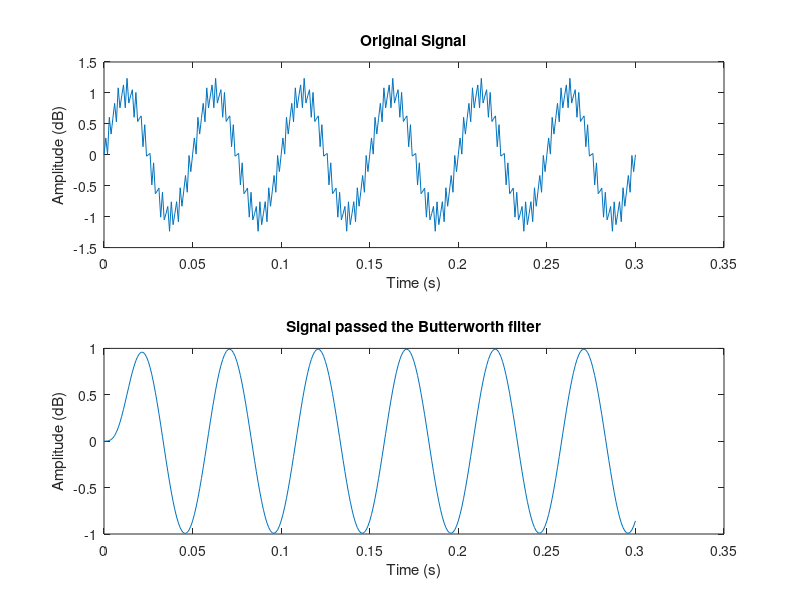

MATLAB code to generate this figure:
% Sample t at f_s=1000Hz for 0.3sec
f_s = 1000;
t = 0:1/f_s:0.3; % values from 0 to 10 in steps of 0.001
% Generation of sample sin wave
phase_sin = 0;
amplitude_sin = 1;
f_sin = 20; % 20Hz base signal
omega_sin = 2*pi*f_sin;
signal_sin = amplitude_sin * sin(omega_sin*t + phase_sin);

% Generation of noise signal
phase_noise = 0;
amplitude_noise = 0.25;
f_noise = 400; % 400Hz noise signal
omega_noise = 2*pi*f_noise;
signal_noise = amplitude_noise*sin(omega_noise*t + phase_noise);
% Combine sin signal with noise
signal_combined = signal_sin + signal_noise;

% export the combined signal with noise
dlmwrite("signal_combined.csv",signal_combined.','precision','%.6f');

% plot the combined signal with noise
subplot(2,1,1);
plot(t, signal_combined);
xlabel('Time (s)')
ylabel('Amplitude (dB)')
title('Original Signal');

% Butterworth filter
Wp = 40/500;
Ws = 200/500;
[n,Wn] = buttord(Wp,Ws,3,40);
[b,a] = butter(n,Wn);
signal_new = filter(b,a,signal_combined);

% plot the new signal processed by the Butterworth filter
subplot(2,1,2);
plot (t, signal_new ) ;
xlabel('Time (s)');
ylabel('Amplitude (dB)');
title('Signal passed the Butterworth filter');

% % plot the Bode plot
% freqz(b,a,512,1000);
% title(sprintf('n=%d Butterworth Lowpass Filter',n));

